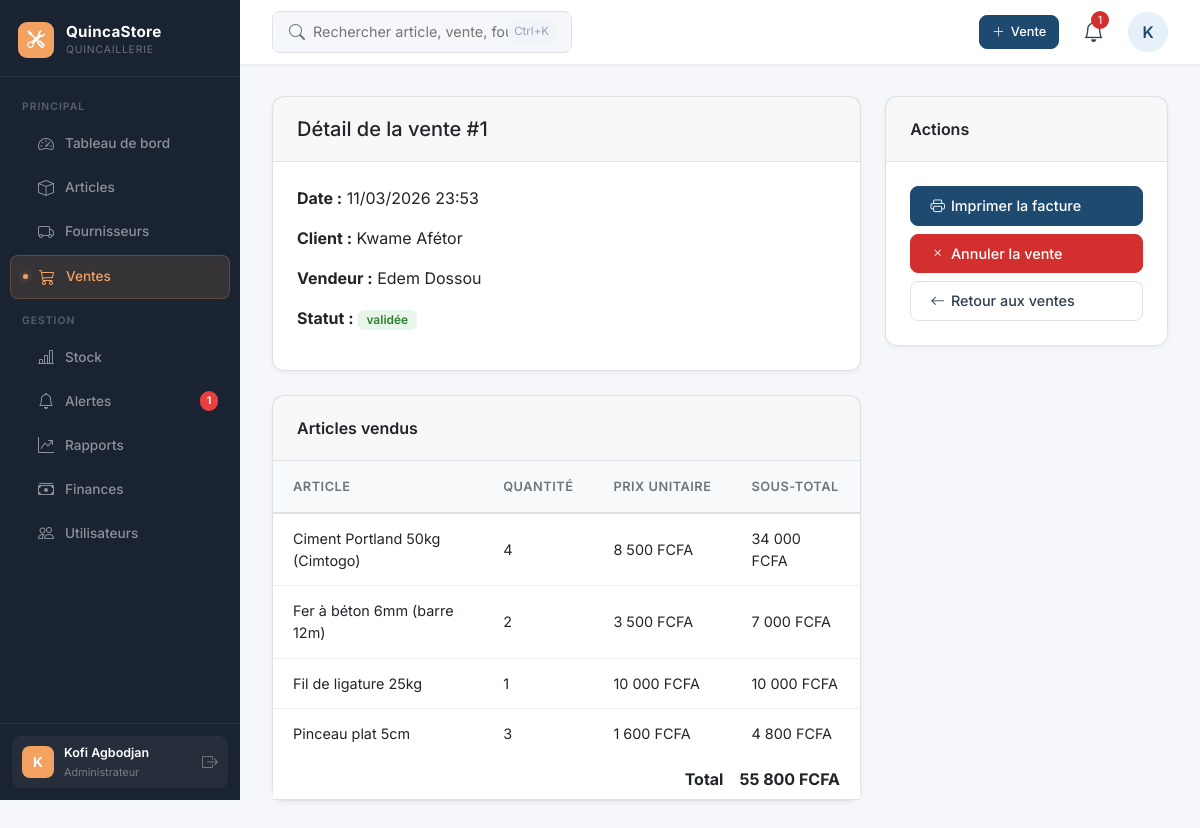
The page /details_vente.php?id=1 (signed in) on the database its author committed.
### tables this page shows
CREATE TABLE `ventes` (
  `id` int(11) NOT NULL,
  `utilisateur_id` int(11) NOT NULL,
  `client_nom` varchar(150) DEFAULT NULL,
  `montant_total` decimal(12,0) DEFAULT 0,
  `statut` enum('validée','annulée') DEFAULT 'validée',
  `date_vente` timestamp NOT NULL DEFAULT current_timestamp(),
  `client_telephone` varchar(20) DEFAULT NULL,
  `paiement` enum('especes','mobile_money','carte','virement') DEFAULT 'especes',
  `remise` tinyint(4) DEFAULT 0
);

CREATE TABLE `users` (
  `id` int(11) NOT NULL,
  `nom` varchar(100) NOT NULL,
  `email` varchar(150) NOT NULL,
  `password` varchar(255) NOT NULL,
  `role` enum('administrateur','gestionnaire','vendeur') DEFAULT 'vendeur',
  `actif` tinyint(1) DEFAULT 1,
  `created_at` timestamp NOT NULL DEFAULT current_timestamp()
);

CREATE TABLE `details_vente` (
  `id` int(11) NOT NULL,
  `vente_id` int(11) NOT NULL,
  `article_id` int(11) NOT NULL,
  `quantite` int(11) NOT NULL,
  `prix_unitaire` decimal(12,0) NOT NULL,
  `sous_total` decimal(12,0) NOT NULL
);

CREATE TABLE `articles` (
  `id` int(11) NOT NULL,
  `nom` varchar(200) NOT NULL,
  `categorie` varchar(100) DEFAULT NULL,
  `fournisseur_id` int(11) DEFAULT NULL,
  `prix_achat` decimal(12,0) DEFAULT NULL,
  `prix_vente` decimal(12,0) NOT NULL,
  `quantite` int(11) DEFAULT 0,
  `stock_minimum` int(11) DEFAULT 5,
  `description` text DEFAULT NULL,
  `created_at` timestamp NOT NULL DEFAULT current_timestamp()
);

### config.php (called while the page is built, shortened)
<?php
function fcfa($montant) {
    return number_format((float)$montant, 0, ',', ' ') . ' FCFA';
}

### details_vente.php (the view, shortened to what this page needs)
<?php
require_once 'config.php';
require_once 'database.php';
$id = isset($_GET['id']) ? (int)$_GET['id'] : 0;
$stmt = mysqli_prepare($conn, "SELECT v.*, u.nom as vendeur_nom FROM ventes v JOIN users u ON u.id=v.utilisateur_id WHERE v.id = ?");
mysqli_stmt_bind_param($stmt, "i", $id);
mysqli_stmt_execute($stmt);
$result = mysqli_stmt_get_result($stmt);
$vente  = mysqli_fetch_assoc($result);
    ?>
    <?php
$stmt = mysqli_prepare($conn, "SELECT dv.*, a.nom, (dv.quantite * dv.prix_unitaire) as sous_total_calc FROM details_vente dv JOIN articles a ON a.id=dv.article_id WHERE dv.vente_id = ?");
mysqli_stmt_bind_param($stmt, "i", $id);
mysqli_stmt_execute($stmt);
$result  = mysqli_stmt_get_result($stmt);
$details = mysqli_fetch_all($result, MYSQLI_ASSOC);
?>
<!DOCTYPE html>
<html lang="fr">
<head>
    <link href="https://cdn.jsdelivr.net/npm/bootstrap@5.3.0/dist/css/bootstrap.min.css" rel="stylesheet">
    <link rel="stylesheet" href="https://cdn.jsdelivr.net/npm/bootstrap-icons@1.11.3/font/bootstrap-icons.min.css">
    <link rel="stylesheet" href="assets/style.css">
</head>
<body>
    <?php include 'includes/sidebar.php'; ?>
    <div class="main-content">
        <?php include 'includes/header.php'; ?>
        <div class="page-content">
            <div class="row">
                <div class="col-md-8">
                    <div class="card mb-4">
                        <div class="card-header">
                            <h5 class="mb-0">Détail de la vente #<?= $id ?></h5>
                        </div>
                        <div class="card-body">
                            <p><strong>Date :</strong> <?= date('d/m/Y H:i', strtotime($vente['date_vente'])) ?></p>
                            <p><strong>Client :</strong> <?= htmlspecialchars($vente['client_nom'] ?: 'Client anonyme') ?></p>
                            <p><strong>Vendeur :</strong> <?= htmlspecialchars($vente['vendeur_nom']) ?></p>
                            <p><strong>Statut :</strong>
                                <span class="badge badge-<?= $vente['statut'] === 'validée' ? 'success' : 'danger' ?>">
                                    <?= $vente['statut'] ?>
                                </span>
                            </p>
                        </div>
                    </div>
                    <div class="card">
                        <div class="card-header">Articles vendus</div>
                        <div class="card-body p-0">
                            <table class="table">
                                <thead>
                                    <tr>
                                        <th>Article</th><th>Quantité</th>
                                        <th>Prix unitaire</th><th>Sous-total</th>
                                    </tr>
                                </thead>
                                <tbody>
                                    <?php foreach ($details as $d): ?>
                                    <tr>
                                        <td><?= htmlspecialchars($d['nom']) ?></td>
                                        <td><?= $d['quantite'] ?></td>
                                        <td><?= fcfa($d['prix_unitaire']) ?></td>
                                        <td><?= fcfa($d['sous_total_calc']) ?></td>
                                    </tr>
                                    <?php endforeach; ?>
                                </tbody>
                                <tfoot>
                                    <tr>
                                        <th colspan="3" class="text-end">Total</th>
                                        <th><?= fcfa($vente['montant_total']) ?></th>
                                    </tr>
                                </tfoot>
                            </table>
                        </div>
                    </div>
                </div>
                <div class="col-md-4">
                    <div class="card">
                        <div class="card-header">Actions</div>
                        <div class="card-body">
                            <a href="facture.php?id=<?= $id ?>" class="btn btn-primary w-100 mb-2">
                                <i class="bi bi-printer"></i> Imprimer la facture
                            </a>
                            <?php if ($_SESSION['role'] === 'administrateur' && $vente['statut'] === 'validée'): ?>
                                <form method="POST" action="annuler_vente.php" class="delete-form">
                                    <button type="submit" class="btn btn-danger w-100">
                                        <i class="bi bi-x"></i> Annuler la vente
                                    </button>
                                </form>
                            <?php endif; ?>
                            <a href="ventes.php" class="btn btn-outline w-100 mt-2">
                                <i class="bi bi-arrow-left"></i> Retour aux ventes
                            </a>
                        </div>
                    </div>
                </div>
            </div>
        </div>
    </div>
</body>
</html>

### assets/style.css (style rules this page uses)
:root { --primary: #1E4A6F; --primary-dark: #0F2C4A; --primary-light: #E6F0FA; --secondary: #2D3E50; --accent: #F4A261; --danger: #D32F2F; --success: #2E7D32; --bg: #F5F7FA; --border: #DEE2E6; --header-height: 64px; --shadow-sm: 0 2px 4px rgba(0, 0, 0, 0.05); --shadow-md: 0 4px 6px rgba(0, 0, 0, 0.07); --transition: all 0.2s ease; }
* { margin: 0; padding: 0; box-sizing: border-box; }
body { font-family: 'Inter', sans-serif; background: var(--bg); color: #2c3e50; line-height: 1.5; overflow-x: hidden; }
:root { --sidebar-bg: #1a2332; --sidebar-accent: #F4A261; --sidebar-width: 240px; }
.main-content { flex: 1; margin-left: var(--sidebar-width); min-height: 100vh; display: flex; flex-direction: column; }
.page-content { padding: 2rem; flex: 1; }
.card { background: white; border-radius: 12px; border: 1px solid var(--border); box-shadow: var(--shadow-sm); transition: var(--transition); }
.card-header { padding: 1.25rem 1.5rem; border-bottom: 1px solid var(--border); font-weight: 600; display: flex; align-items: center; justify-content: space-between; }
.card-body { padding: 1.5rem; }
.table { margin: 0; width: 100%; }
.table thead th { background: #f8f9fa; padding: 1rem 1.25rem; font-size: 0.8rem; font-weight: 600; text-transform: uppercase; letter-spacing: 0.5px; color: #6c757d; border-bottom: 2px solid var(--border); white-space: nowrap; }
.table tbody td { padding: 0.875rem 1.25rem; border-bottom: 1px solid #f0f0f0; vertical-align: middle; font-size: 0.9rem; }
.table tbody tr:last-child td { border-bottom: none; }
.badge { display: inline-flex; align-items: center; gap: 4px; padding: 0.3em 0.7em; border-radius: 6px; font-size: 0.75rem; font-weight: 600; }
.badge-success { background: #e8f5e9; color: #2e7d32; }
.btn { display: inline-flex; align-items: center; gap: 6px; padding: 0.5rem 1.2rem; border-radius: 8px; font-size: 0.9rem; font-weight: 500; cursor: pointer; border: 1.5px solid transparent; transition: var(--transition); text-decoration: none; }
.btn-primary { background: var(--primary); color: white; border-color: var(--primary); }
.btn-outline { background: transparent; border-color: var(--border); color: var(--secondary); }
.btn-danger { background: var(--danger); color: white; border-color: var(--danger); }

### rows shown on the page
ventes: date_vente "11/03/2026 23:53", client_nom "Kwame Afétor", utilisateur.nom "Edem Dossou", statut "validée", montant_total "55 800 FCFA"
details_vente: article.nom "Ciment Portland 50kg (Cimtogo)", quantite "4", prix_unitaire "8 500 FCFA", sous_total_calc "34 000 FCFA"
details_vente: article.nom "Fer à béton 6mm (barre 12m)", quantite "2", prix_unitaire "3 500 FCFA", sous_total_calc "7 000 FCFA"
details_vente: article.nom "Fil de ligature 25kg", quantite "1", prix_unitaire "10 000 FCFA", sous_total_calc "10 000 FCFA"
details_vente: article.nom "Pinceau plat 5cm", quantite "3", prix_unitaire "1 600 FCFA", sous_total_calc "4 800 FCFA"

### other values the page prints
$nbA "1"
substr($user['nom'], 0, 1) "K"
$user['nom'] "Kofi Agbodjan"
$user['role'] "Administrateur"
$nbAlertesH "1"
substr($_SESSION['nom'], 0, 1) "K"
$id "1"
